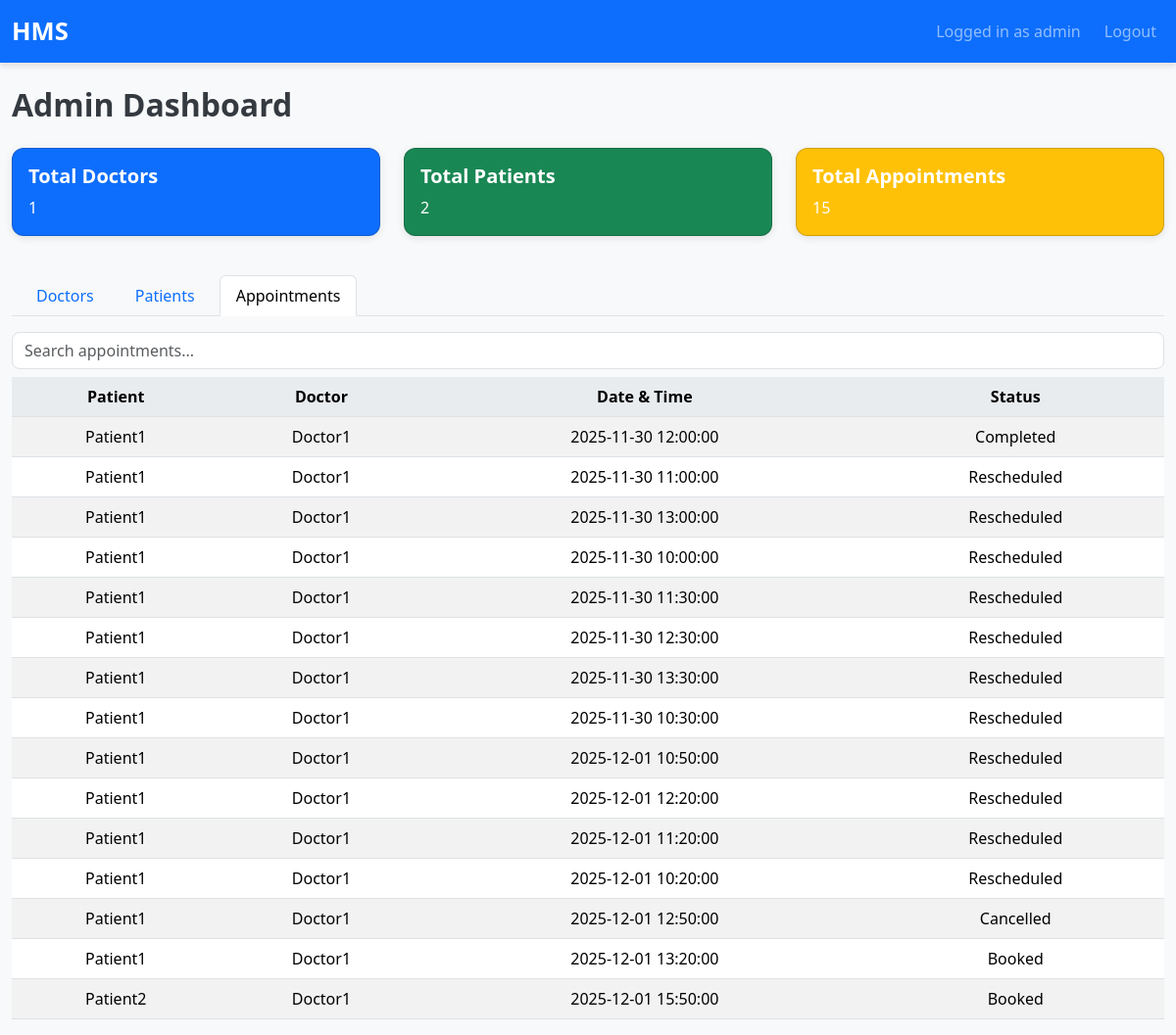
The app's page /admin_dashboard?tab=appointments (signed in) with its own data.
### models.py (models this page shows)
class User(UserMixin, db.Model):
    id = db.Column(db.Integer, primary_key=True)
    username = db.Column(db.String(80), unique=True, nullable=False)
    password_hash = db.Column(db.String(200), nullable=False)
    role = db.Column(db.String(20), nullable=False)
    is_blacklisted = db.Column(db.Boolean, default=False)
    doctor_profile = db.relationship('Doctor', backref='user', uselist=False)
    patient_profile = db.relationship('Patient', backref='user', uselist=False)

class Appointment(db.Model):
    id = db.Column(db.Integer, primary_key=True)
    patient_id = db.Column(db.Integer, db.ForeignKey('patient.id'), nullable=False)
    doctor_id = db.Column(db.Integer, db.ForeignKey('doctor.id'), nullable=False)
    appointment_datetime = db.Column(db.DateTime, nullable=False)
    status = db.Column(db.String(20), nullable=False, default='Booked')
    created_at = db.Column(db.DateTime, default=datetime.utcnow)
    reschedule_count = db.Column(db.Integer, nullable=False, default=0)
    treatments = db.relationship('TreatmentRecord', back_populates='appointment', cascade='all, delete-orphan')
    __table_args__ = (db.UniqueConstraint('doctor_id', 'appointment_datetime', name='uq_doctor_datetime'),)

class Patient(db.Model):
    id = db.Column(db.Integer, primary_key=True)
    user_id = db.Column(db.Integer, db.ForeignKey('user.id'), unique=True, nullable=False)
    name = db.Column(db.String(120), nullable=False)
    contact = db.Column(db.String(50))
    appointments = db.relationship('Appointment', backref='patient', cascade='all, delete-orphan')
    treatments = db.relationship('TreatmentRecord', back_populates='patient', cascade='all, delete-orphan')

class Doctor(db.Model):
    id = db.Column(db.Integer, primary_key=True)
    user_id = db.Column(db.Integer, db.ForeignKey('user.id'), unique=True, nullable=False)
    name = db.Column(db.String(120), nullable=False)
    specialization = db.Column(db.String(120), nullable=False)
    availabilities = db.relationship('DoctorAvailability', backref='doctor', cascade='all, delete-orphan')
    appointments = db.relationship('Appointment', backref='doctor', cascade='all, delete-orphan')
    treatments = db.relationship('TreatmentRecord', back_populates='doctor', cascade='all, delete-orphan')

### routes.py (the view, shortened to what this page needs)
@main.route('/admin_dashboard')
@login_required
def admin_dashboard():
    if current_user.role != ROLE_ADMIN:
        return redirect(url_for('main.index'))
    active_tab = request.args.get('tab', 'doctors')
    search_query = request.args.get('query', '').strip()
    doctors, patients, appointments = [], [], []
    add_doctor_form = None
    if active_tab == 'doctors':
        query = Doctor.query.join(User, Doctor.user_id == User.id)
        if search_query:
            query = query.filter(
                (Doctor.name.ilike(f"%{search_query}%")) |
                (Doctor.specialization.ilike(f"%{search_query}%")) |
                (User.username.ilike(f"%{search_query}%"))
            )
        doctors = query.all()
        add_doctor_form = DoctorRegistrationForm()
    elif active_tab == 'appointments':
        query = Appointment.query.join(Appointment.patient).join(Appointment.doctor)
        if search_query:
            query = query.filter(
                (Patient.name.ilike(f"%{search_query}%")) |
                (Doctor.name.ilike(f"%{search_query}%"))
            )
        appointments = query.all()
    return render_template(
        'dashboards/admin_dashboard.html',
        active_tab=active_tab,
        search_query=search_query,
        doctors=doctors,
        patients=patients,
        appointments=appointments,
        total_doctors=Doctor.query.count(),
        total_patients=Patient.query.count(),
        total_appointments=Appointment.query.count(),
        add_doctor_form=add_doctor_form
    )

### app.py (called while the page is built)
def create_app():
    app = Flask(__name__)
    app.config['SECRET_KEY'] = 'super-secret-key'
    app.config['SQLALCHEMY_DATABASE_URI'] = 'sqlite:///hms.db'
    app.config['SQLALCHEMY_TRACK_MODIFICATIONS'] = False
    db.init_app(app)
    bcrypt.init_app(app)
    login_manager.init_app(app)
    login_manager.login_view = 'main.login'
    login_manager.login_message_category = 'info'
    @login_manager.user_loader
    def load_user(user_id):
        return User.query.get(int(user_id))
    app.register_blueprint(main)
    return app

### templates/dashboards/admin_dashboard.html (shortened to what this page needs)
{% extends 'base.html' %}
{% block content %}
<h2>Admin Dashboard</h2>
<div class="row mt-4">
    <div class="col-md-4">
        <div class="card text-white bg-primary mb-3">
            <div class="card-body">
                <h5 class="card-title">Total Doctors</h5>
                <p class="card-text">{{ total_doctors }}</p>
            </div>
        </div>
    </div>
    <div class="col-md-4">
        <div class="card text-white bg-success mb-3">
            <div class="card-body">
                <h5 class="card-title">Total Patients</h5>
                <p class="card-text">{{ total_patients }}</p>
            </div>
        </div>
    </div>
    <div class="col-md-4">
        <div class="card text-white bg-warning mb-3">
            <div class="card-body">
                <h5 class="card-title">Total Appointments</h5>
                <p class="card-text">{{ total_appointments }}</p>
            </div>
        </div>
    </div>
</div>
<ul class="nav nav-tabs mt-4">
    <li class="nav-item">
        <a class="nav-link {% if active_tab=='doctors' %}active{% endif %}" href="{{ url_for('main.admin_dashboard', tab='doctors') }}">Doctors</a>
    </li>
    <li class="nav-item">
        <a class="nav-link {% if active_tab=='patients' %}active{% endif %}" href="{{ url_for('main.admin_dashboard', tab='patients') }}">Patients</a>
    </li>
    <li class="nav-item">
        <a class="nav-link {% if active_tab=='appointments' %}active{% endif %}" href="{{ url_for('main.admin_dashboard', tab='appointments') }}">Appointments</a>
    </li>
</ul>
<div class="tab-content mt-3">
    {% if active_tab=='appointments' %}
    <div>
        <form method="GET" class="mb-2">
            <input type="text" name="query" class="form-control mb-2" placeholder="Search appointments..." value="{{ search_query }}">
        </form>
        <table class="table table-striped">
            <thead>
                <tr>
                    <th>Patient</th>
                    <th>Doctor</th>
                    <th>Date & Time</th>
                    <th>Status</th>
                </tr>
            </thead>
            <tbody>
                {% for appt in appointments %}
                <tr>
                    <td>{{ appt.patient.name }}</td>
                    <td>{{ appt.doctor.name }}</td>
                    <td>{{ appt.appointment_datetime }}</td>
                    <td>{{ appt.status }}</td>
                </tr>
                {% endfor %}
            </tbody>
        </table>
    </div>
    {% endif %}
</div>
{% endblock %}

### templates/base.html (shortened to what this page needs)
<!DOCTYPE html>
<html lang="en">
<head>
    <link href="https://cdn.jsdelivr.net/npm/bootstrap@5.3.2/dist/css/bootstrap.min.css" rel="stylesheet">
    <link rel="stylesheet" href="{{ url_for('static', filename='css/style.css') }}">
</head>
<body>
<nav class="navbar navbar-expand-lg navbar-dark bg-primary">
    <div class="container-fluid">
        <a class="navbar-brand" href="{{ url_for('main.dashboard_redirect') }}">HMS</a>
        <div class="collapse navbar-collapse" id="navbarNav">
            <ul class="navbar-nav ms-auto">
                {% if current_user.is_authenticated %}
                    <li class="nav-item">
                        <a class="nav-link" href="#">Logged in as {{ current_user.username }}</a>
                    </li>
                    <li class="nav-item">
                        <a class="nav-link" href="{{ url_for('main.logout') }}">Logout</a>
                    </li>
                {% endif %}
            </ul>
        </div>
    </div>
</nav>
<div class="container mt-4">
    {% block content %}{% endblock %}
</div>
</body>
</html>

### static/css/style.css (style rules this page uses)
body { background-color: #f8f9fa; font-family: 'Segoe UI', Tahoma, Geneva, Verdana, sans-serif; }
.container { max-width: 1200px; }
.card { border-radius: 0.75rem; box-shadow: 0 4px 10px rgba(0,0,0,0.1); }
.form-control { border-radius: 0.5rem; box-shadow: none; }
.navbar-brand { font-weight: bold; font-size: 1.5rem; }
.nav-link { font-size: 1rem; margin-left: 0.5rem; }
.navbar { box-shadow: 0 4px 6px rgba(0,0,0,0.1); }
.navbar-brand { font-weight: 700; font-size: 1.6rem; }
.nav-link { font-size: 1rem; font-weight: 500; }
.card { border-radius: 0.75rem; box-shadow: 0 2px 8px rgba(0,0,0,0.1); }
.card-title { font-weight: 600; }
.table th { background-color: #e9ecef; font-weight: 600; }
.table td, .table th { vertical-align: middle; text-align: center; }
h2, h4 { color: #343a40; font-weight: 600; }
.mt-3 { margin-top: 1rem !important; }
.mb-3 { margin-bottom: 1rem !important; }
.mt-4 { margin-top: 1.5rem !important; }

### records on screen
User: username "admin"
Appointment: patient.name "Patient1", doctor.name "Doctor1", appointment_datetime "2025-11-30 12:00:00", status "Completed"
Appointment: patient.name "Patient1", doctor.name "Doctor1", appointment_datetime "2025-11-30 11:00:00", status "Rescheduled"
Appointment: patient.name "Patient1", doctor.name "Doctor1", appointment_datetime "2025-11-30 13:00:00", status "Rescheduled"
Appointment: patient.name "Patient1", doctor.name "Doctor1", appointment_datetime "2025-11-30 10:00:00", status "Rescheduled"
Appointment: patient.name "Patient1", doctor.name "Doctor1", appointment_datetime "2025-11-30 11:30:00", status "Rescheduled"
Appointment: patient.name "Patient1", doctor.name "Doctor1", appointment_datetime "2025-11-30 12:30:00", status "Rescheduled"
Appointment: patient.name "Patient1", doctor.name "Doctor1", appointment_datetime "2025-11-30 13:30:00", status "Rescheduled"
Appointment: patient.name "Patient1", doctor.name "Doctor1", appointment_datetime "2025-11-30 10:30:00", status "Rescheduled"
Appointment: patient.name "Patient1", doctor.name "Doctor1", appointment_datetime "2025-12-01 10:50:00", status "Rescheduled"
Appointment: patient.name "Patient1", doctor.name "Doctor1", appointment_datetime "2025-12-01 12:20:00", status "Rescheduled"
Appointment: patient.name "Patient1", doctor.name "Doctor1", appointment_datetime "2025-12-01 11:20:00", status "Rescheduled"
Appointment: patient.name "Patient1", doctor.name "Doctor1", appointment_datetime "2025-12-01 10:20:00", status "Rescheduled"
Appointment: patient.name "Patient1", doctor.name "Doctor1", appointment_datetime "2025-12-01 12:50:00", status "Cancelled"
Appointment: patient.name "Patient1", doctor.name "Doctor1", appointment_datetime "2025-12-01 13:20:00", status "Booked"
Appointment: patient.name "Patient2", doctor.name "Doctor1", appointment_datetime "2025-12-01 15:50:00", status "Booked"

### other values on screen
{{ total_doctors }} "1"
{{ total_patients }} "2"
{{ total_appointments }} "15"
